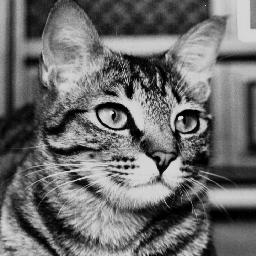
#> input picture cs355/HW/Lab 10 Data/example.jpg, 256 x 256 px, found by its file name
$ jupyter execute --allow-errors Lab10-FourierAnalysis.ipynb   (shell and % lines are left out)
#> lines starting #> are read from the running program, lines starting #| are printed output that depends on the picture
# Fourier Analysis Lab
All  of  the  programming  assignments  are  to  be  done  in  Python  using  additional  libraries  specified  in  the  assignments.  There  are many  libraries  available,  some  of  which  we  will  be  using,  and  you  are  welcome  to  use  them  with  one  exception:  if  the  library  or  a  function  within  it  performs  the  specific  function  you  are  asked  to  code,  you  may  not  use  that  other  than  perhaps  as  a  reference  to  compare  against. All  of  the  code  you  submit  must  be  your  own. You are welcome to turn in a completed jupyter notebook.

## The Basics

We have discussed the Fourier Transform in great detail in class. In this lab, we will implement many of the practical applications of the Fourier Transform. In order to do this, we need to know how the Fourier Transform is implemented in the Numpy library.

The following code can be used to perform the Fourier Transform and Inverse Fourier Transform.

[cell 1]
import numpy as np
import matplotlib.pyplot as plt

#Initialize Data
data = np.zeros(300)
data[125:175] = 1
plt.plot(data);plt.title("Spatial Function");plt.show()

#Peform Fourier Transform
fourier = np.fft.fft(data)
#Plot the complex magnitude of the fourier transform
plt.plot(np.absolute(fourier));plt.title("Frequency Function");plt.show()

#Perform Inverse Fourier Transform
original = np.fft.ifft(fourier)
original = np.real(original)
plt.plot(original);plt.title("Back to Spatial");plt.show()

This is a very simple way to access and manipulate the fourier transform. Note that the frequency function defaults to the non centralized version for calculation. For visualization, you may choose to plot a centralized frequency function.

[cell 2]
#Centralize the plot
N = len(fourier)
xvals = range(int(-N/2+1),int(N/2+1))

#Take the second half of the data, reverse and append it to the front
result = np.fft.fftshift(fourier)
plt.plot(xvals,np.absolute(result));plt.title("Centralized Fourier");plt.show()
#> after `plt.plot(xvals, np.absolute(result))`:
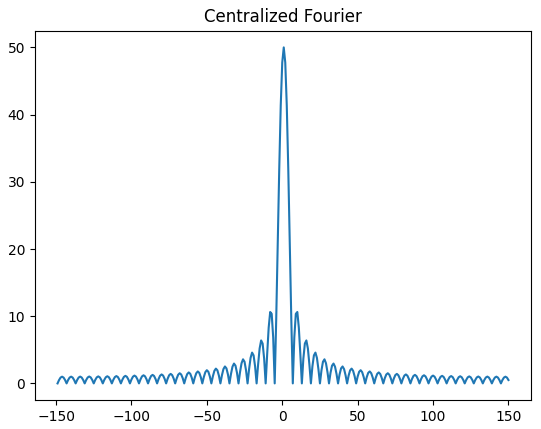
#> figure drawn by matplotlib, 1 panel; curve peaks at x = 1, y = 50

You can also easily perform the fourier transform on a two dimensional set of data as well. This will be very helpful for doing transforms on our images.

[cell 3]
#Initialize Data
data2 = np.zeros((300,300))
data2[140:160,130:170] = 1
plt.imshow(data2,cmap="gray",interpolation="none");plt.title("Spatial Function");plt.show()

#Peform Fourier Transform
fourier2 = np.fft.fft2(data2)
#Plot the complex magnitude of the fourier transform
plt.imshow(np.absolute(fourier2),cmap="gray",interpolation="none");plt.title("Frequency Function");plt.show()

#Perform Inverse Fourier Transform
original2 = np.fft.ifft2(fourier2)
original2 = np.absolute(original2)
plt.imshow(original2,cmap="gray",interpolation="none");plt.title("Back to Spatial");plt.show()

Again, you may also choose to centralize the fourier transform in 2D.

[cell 4]
#Centralize the plot
M,N = np.shape(fourier2)
xvals = range(int(-N/2+1),int(N/2+1))
yvals = range(int(-M/2+1),int(M/2+1))

result2 = np.fft.fftshift(fourier2)

plt.imshow(np.absolute(result2),cmap="gray",interpolation="none",extent=[xvals[0],xvals[-1],yvals[0],yvals[-1]])
plt.title("Centralized Fourier");plt.show()

It will also be useful to be able to filter frequencies in the frequency domain. To help you with the basic structure of filtering programs, an example of the filtering pipeline is shown below.

[cell 5]
# Setup Signal
data = np.zeros(300)
data[125:175] = 1

f = data

# Forward FFT
# Do the forward FFT
F = np.fft.fft(f)

# Now create your transfer function H in the frequncy domain
H = np.zeros( F.shape, dtype=np.float32 )

#H = <<< Fill in your filter here >>>

#If your filter doesn't start at zero, shift if appropcriately
H = np.fft.fftshift(H)


# Do frequency space filtering here...
G = np.zeros( F.shape, dtype='complex' )
G = F * H # for example given a transfer function H

# Inverse FFT
# Convert back to spatial domain
g = np.fft.ifft( G )

#Take only the real values
g = np.real(g)

Now that you have the basics down, you can start manipulating the data in useful ways.

To get full credit for this lab. Complete each of the tasks below.

## Task 1: 1-D Filtering

Design a 1-D low-pass filter to smooth a signal. For this task, filter the data from Signal.txt using a low pass filter of your design. It may be helpful to reference the example script shown above.

[cell 6]
def gaussian(x, mu, sig):
    return np.exp(-np.power(x - mu, 2.) / (2 * np.power(sig, 2.)))

[cell 7]
import matplotlib.pyplot as plt

#> (the rest of this cell did not finish here and is left out)

The following code defining a 1D Gaussian may be helfpul:

Hint: Use np.linspace to define your x values from -1 to 1. Then you can adjust the mean and standard deviation parameters as needed.

## Task 2: Filtering Sound

You are given a noisy sound file called **NoisyAudio.wav**. Using a filter similar to the one you made in Task 1, remove as much noise as possible from the audio clip. You will not be able to remove all the noise (just like with real data), so pick parameters of the filter that you feel work best. You may also scale your result to make the final audio a little bit louder (*But beware of clipping!!!*).

Reminder: If sounddevice doesn't import, simply call *pip install sounddevice*

Note: Mac users may need to install some additional packages to get sound device working. Try the following commands if needed:

*brew install portaudio*

*pip install pyaudio*

[cell 8]
def gaussian2(x, mu, sig):
    return np.exp(-np.power(x - mu, 2.) / (2 * np.power(sig, 2.)))

[cell 9]
import time
from scipy.io import wavfile
import sounddevice as sd
#Import data and convert to Mono channel audio
#> (the rest of this cell did not finish here and is left out)

## Task 3: 2D Blurring and Sharpening

In previous labs, we have performed blurring and sharpening of 2D images. We did this by using specific kernels with this image. These processes can also be done more continuously using a filters in the frequency domain.

For a 2D image, a blurring effect can be implemented by applying a low-pass filter to the image in the frequency domain. In similar fashion, a sharpening effect can be implemented by applying a high-boost filter to the image in the frequency domain.

**Implement a blurring and sharpening effect using the frequency domain on the example grayscale image.**

Again, to help you with the basic structure of filtering programs, reference the example script in **The Basics** section, but use the 2D numpy functions (np.fft.fft2 and np.fft.ifft2).

Lastly, make sure to clip out negative values from your result image.

[cell 10]
def gaus2d(width,height,mu,sigma):
    X,Y=np.meshgrid(np.linspace(-width/2,width/2,width),np.linspace(-height/2,height/2,height))
    H=np.exp(-((X-mu)**2+(Y-mu)**2)/(2.0*sigma**2))
    return H

[cell 11]
from scipy.ndimage import imread
from mpl_toolkits.mplot3d import Axes3D
# from matplotlib.pyplot.imread as read

filename = "example.jpg"
im = imread(filename, mode ="L")
#> im is the input picture: shape (256, 256); min 0, max 240, mean 108.4
sizeX,sizeY = len(im),len(im[0])
#> sizeX = 256; sizeY = 256
f2 = np.fft.fft2(im)
H = gaus2d(sizeX,sizeY,0,20)
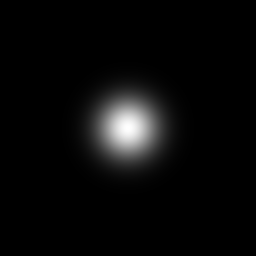
#> H: shape (256, 256) float64; min 1.63e-18, max 0.999, mean 0.0381
H = np.fft.fftshift(H)
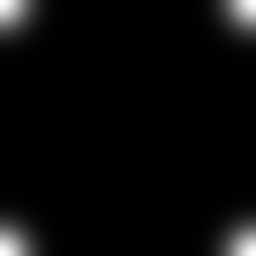
#> H: shape (256, 256) float64; min 1.63e-18, max 0.999, mean 0.0381
H2 = 1 - H + 1
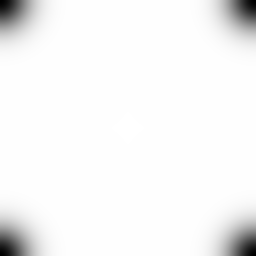
#> H2: shape (256, 256) float64; min 1, max 2, mean 1.96; drawn with min black and max white
filtered = f2 * H
sharpFilt = f2 * H2
normal = np.fft.ifft2(filtered)
real = np.real(normal)
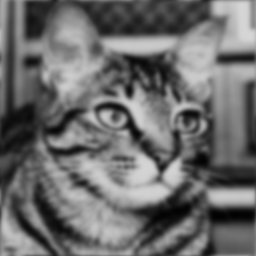
#> real: shape (256, 256) float64; min 1.72, max 213.9, mean 108.4
normalHigh = np.fft.ifft2(sharpFilt)
real2 = np.real(normalHigh)
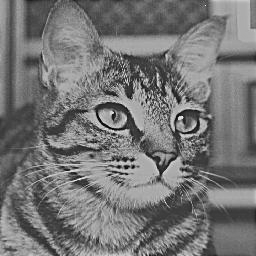
#> real2: shape (256, 256) float64; min -120.7, max 374.3, mean 108.5; drawn with min black and max white
real2 = np.clip(real2,0,255)
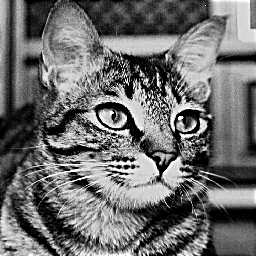
#> real2: shape (256, 256) float64; min 0, max 255, mean 109.9
plt.imshow(im, cmap='gray', interpolation='none');plt.title("original");plt.show()
plt.imshow(real, cmap='gray', interpolation='none');plt.title("blurred");plt.show()
plt.imshow(real2, cmap='gray', interpolation='none');plt.title("Sharp");plt.show()

The following code for making a 2D Gaussian may be helpful.

[cell 12]
X,Y=np.meshgrid(np.linspace(-10,10,100),np.linspace(-10,10,100));
mu,sigma=0,1;
H=np.exp(-((X-mu)**2+(Y-mu)**2)/(2.0*sigma**2))

plt.imshow(H, cmap='gray', interpolation='none', extent = (-10, 10, 10, -10))
plt.show()
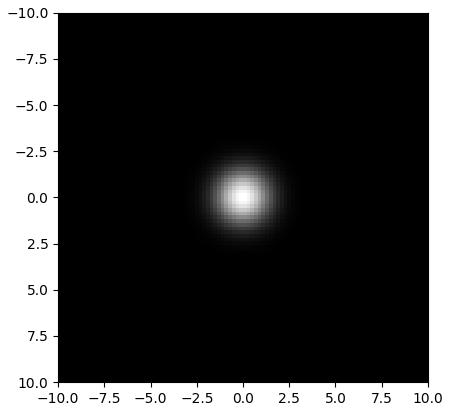
#> figure drawn by matplotlib, 1 panel

## Task 4: Interference Pattern

The image **interfere.png** has an interference pattern of unknown spatial frequency, orientation and magnitude (it is, however, a single frequency).

**Option 1** (for 60% credit): Put the image into the frequency domain and manually determine which frequency is causing the interference. Eliminate that frequency noise and then place the image back into the spatial domain to get a smooth image.

Hints:
- The frequency you’re looking for isn’t necessarily the one with the greatest magnitude, it’s the one that is most “out of place”.
- To spot the "out of place frequency", you will want to zero out the mean value of the function (the frequency at (0,0) ), which is much larger than any other value in the frequency domain. Once you zero that out, it should be clear to see where the outlier frequency is located (Use *%matplotlib notebook* and zoom in to get the pixel value).
- Don’t just zero the frequency – having that frequency missing can be just as bad as having too much of it.  Try to estimate a reasonable magnitude using similar frequencies.
- Remember that you’ll have to eliminate both that frequency and its inverse frequency.

**Option 2** (for 100% credit): Write a program that automatically finds and eliminates the noisy frequency. This can be done by writing a convolution kernel that specifically looks for anamolies in the data. The setup of the code might look something like this:

1. Place the image into the frequency domain.
2. Write a special 3x3 kernel that makes any frequency that is much higher than it's neighbors positive and everything else negative (What would that look like?).
3. Use your general convolution code from the image processing lab to convolve over the absolute values of the frequency domain.
4. For every positive value in the result, make the corresponding frequency equal to the average or median of the neighboring frequencies.
5. Place the image back into the spatial domain.

Make sure that you do this automatically. Your program should work for any single-frequency interference in this fashion.

[cell 13]
from scipy.ndimage import imread

filename = "interfere.png"
im = imread(filename, mode="L")
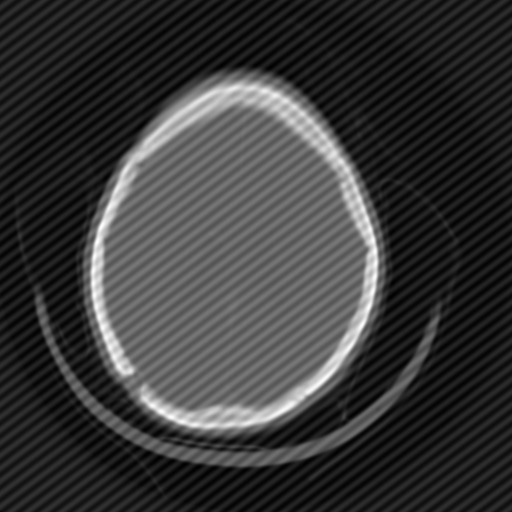
#> input picture cs355/HW/Lab 10 Data/interfere.png, 512 x 512 px, found by its file name
#> im: shape (512, 512); min 0, max 255, mean 56.9
f2 = np.fft.fft2(im)
real0 = np.real(f2[0])
#> real0 = 512 values, max 14916113 at index 0, min -4587362.1 at index 1, mean 15022
real40 = np.real(f2[40])
#> real40 = 512 values, max 26004.8 at index 0, min -2009370 at index 30, mean -3910
real44 = np.real(f2[44])
#> real44 = 512 values, max 15076 at index 10, min -16413.3 at index 11, mean -15.71
f2[40] = f2[44]
f2[-40] = f2[44]
f20 = np.fft.ifft2(f2)
f20R = np.real(f20)
plt.plot(np.real(np.fft.fftshift(f2)));plt.show();
#> after `plt.plot(np.real(np.fft.fftshift(f2)))`:
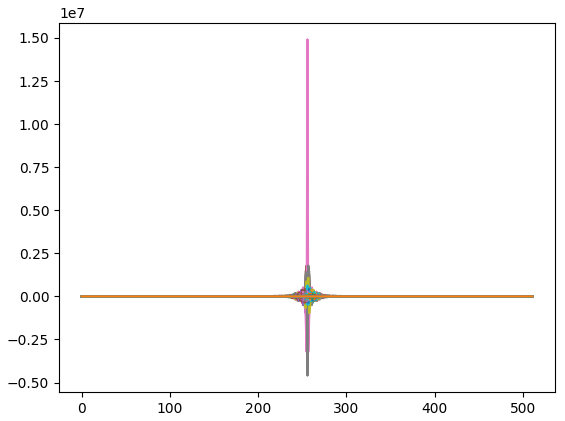
#> figure drawn by matplotlib, 1 panel; curve peaks at x = 256, y = 495; curve peaks at x = 256, y = 709.2; curve peaks at x = 255, y = 506.6
plt.imshow(im, cmap='gray', interpolation='none');plt.title("BEFORE");plt.show()
plt.imshow(f20R, cmap='gray', interpolation='none');plt.title("AFTER");plt.show()
